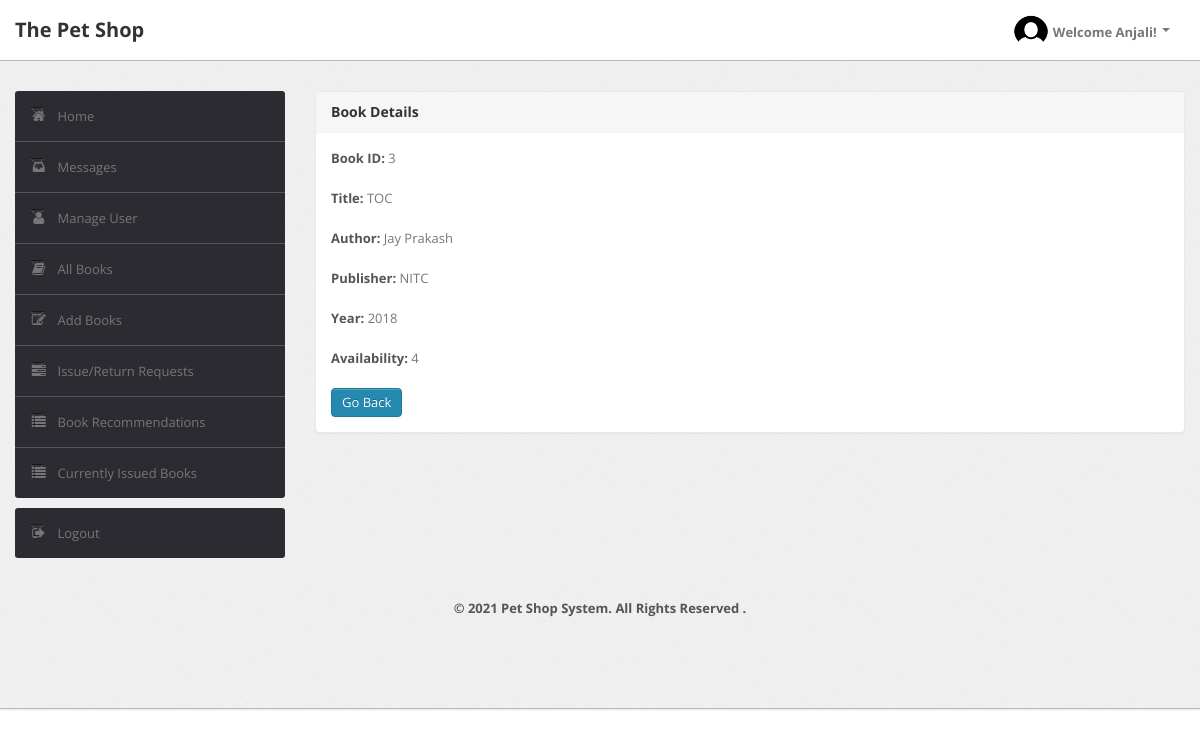
Screenshot of /admin/bookdetails.php?aid=a1&id=3 (signed in) with the database file from the repository.
### tables this page shows
CREATE TABLE `user` (`UserId` varchar(50) NOT NULL, `Name` varchar(50) DEFAULT NULL, `Type` varchar(50) DEFAULT NULL, `EmailId` varchar(50) DEFAULT NULL, `MobNo` bigint(11) DEFAULT NULL, `Password` varchar(50) DEFAULT NULL, PRIMARY KEY (`UserId`), UNIQUE KEY `EmailId` (`EmailId`));

CREATE TABLE `book` (`BookId` int(10) NOT NULL AUTO_INCREMENT, `Title` varchar(50) DEFAULT NULL, `Publisher` varchar(50) DEFAULT NULL, `Year` varchar(50) DEFAULT NULL, `Availability` int(5) DEFAULT NULL, PRIMARY KEY (`BookId`));

CREATE TABLE `author` (`BookId` int(10) NOT NULL, `Author` varchar(50) NOT NULL, PRIMARY KEY (`BookId`,`Author`), CONSTRAINT `author_ibfk_1` FOREIGN KEY (`BookId`) REFERENCES `book` (`BookId`));

### admin/bookdetails.php (the view, shortened to what this page needs)
<?php
    require('dbconn.php');
?>
<?php
    if ($_SESSION['UserId']) {
        $userId=$_GET['aid'];
        $sql="SELECT Name from LMS.user WHERE UserId='$userId'";
        $result=mysqli_query($conn, $sql);
        $row=mysqli_fetch_row($result);
?>
<!DOCTYPE html>
<html lang="en">
    <head>
        <link type="text/css" href="bootstrap/css/bootstrap.min.css" rel="stylesheet">
        <link type="text/css" href="bootstrap/css/bootstrap-responsive.min.css" rel="stylesheet">
        <link type="text/css" href="css/theme.css" rel="stylesheet">
        <link type="text/css" href="images/icons/css/font-awesome.css" rel="stylesheet">
    </head>
    <body>
        <div class="navbar navbar-fixed-top">
            <div class="navbar-inner">
                <div class="container">
                        <a class="brand" href="index.php">The Pet Shop </a>
                    <div class="nav-collapse collapse navbar-inverse-collapse">
                        <ul class="nav pull-right">
                            <li class="nav-user dropdown"><a href="#" class="dropdown-toggle" data-toggle="dropdown">
                                <img src="images/profile.png" class="nav-avatar" />Welcome <?=$row[0]?>!
                                <b class="caret"></b></a>
                            </li>
                        </ul>
                    </div>
                </div>
            </div>
        </div>
        <div class="wrapper">
            <div class="container">
                <div class="row">
                    <div class="span3">
                        <div class="sidebar">
                            <ul class="widget widget-menu unstyled">
                                <li class="active"><a href="index.php?aid=<?=$userId?>"><i class="menu-icon icon-home"></i>Home
                                </a></li>
                                <li><a href="message.php?aid=<?=$userId?>"><i class="menu-icon icon-inbox"></i>Messages</a>
                                </li>
                                <li><a href="user.php?aid=<?=$userId?>"><i class="menu-icon icon-user"></i>Manage User </a>
                                </li>
                                <li><a href="book.php?aid=<?=$userId?>"><i class="menu-icon icon-book"></i>All Books </a></li>
                                <li><a href="addbook.php?aid=<?=$userId?>"><i class="menu-icon icon-edit"></i>Add Books </a></li>
                                <li><a href="requests.php?aid=<?=$userId?>"><i class="menu-icon icon-tasks"></i>Issue/Return Requests </a></li>
                                <li><a href="recommendations.php?aid=<?=$userId?>"><i class="menu-icon icon-list"></i>Book Recommendations </a></li>
                                <li><a href="current.php?aid=<?=$userId?>"><i class="menu-icon icon-list"></i>Currently Issued Books </a></li>
                            </ul>
                            <ul class="widget widget-menu unstyled">
                                <li><a href="logout.php"><i class="menu-icon icon-signout"></i>Logout </a></li>
                            </ul>
                        </div>
                    </div>
                    <div class="span9">
                        <div class="content">
                        <div class="module">
                            <div class="module-head">
                                <h3>Book Details</h3>
                            </div>
                            <div class="module-body">
                                <?php
                                    $x=$_GET['id'];
                                    $sql="select * from LMS.book where BookId='$x'";
                                    $result=$conn->query($sql);
                                    $row=$result->fetch_assoc();
                                        $bookid=$row['BookId'];
                                        $name=$row['Title'];
                                        $publisher=$row['Publisher'];
                                        $year=$row['Year'];
                                        $avail=$row['Availability'];
                                        echo "<b>Book ID:</b> ".$bookid."<br><br>";
                                        echo "<b>Title:</b> ".$name."<br><br>";
                                        $sql1="select * from LMS.author where BookId='$bookid'";
                                        $result=$conn->query($sql1);
                                        echo "<b>Author:</b> ";
                                        while($row1=$result->fetch_assoc())
                                        {
                                            echo $row1['Author']."&nbsp;";
                                        }
                                        echo "<br><br>";
                                        echo "<b>Publisher:</b> ".$publisher."<br><br>";
                                        echo "<b>Year:</b> ".$year."<br><br>";
                                        echo "<b>Availability:</b> ".$avail."<br><br>";
                                    ?>
                            <a href="book.php?aid=<?=$userId?>" class="btn btn-primary">Go Back</a>
                            </div>
                        </div>
                            </div>
                </div>
            </div>
        </div>
<div class="footer">
            <div class="container">
                <center><b class="copyright">&copy; 2021 Pet Shop System. All Rights Reserved .</center>
            </div>
        </div>
    </body>
</html>
<?php
    }
    else {
        echo "<script type='text/javascript'>alert('Access Denied!!!')</script>";
    }
?>

### admin/css/theme.css (style rules this page uses)
body { font-size: 13px; font-family: 'Open Sans', Arial, sans-serif; background: #fff; color: #777 }
h1, h2, h3, h4, h5, h6 { color: #333; margin-top: 0 }
h3 { font-size: 20px }
strong, b { color: #555 }
.wrapper { background: url(../images/bg.png) #eee; border-bottom: 1px solid #bbb; -webkit-box-shadow: 0 1px 2px rgba(0,0,0,0.1); -moz-box-shadow: 0 1px 2px rgba(0,0,0,0.1); box-shadow: 0 1px 2px rgba(0,0,0,0.1); padding: 30px 0 }
.footer { color: #999; padding: 30px 0 60px }
body [class^="icon-"], body [class*=" icon-"] { font-size: 14px; line-height: 20px; height: 20px }
.module { background: #fff; -webkit-border-radius: 3px; -moz-border-radius: 3px; border-radius: 3px; border: 1px solid #ccc; border-bottom-color: #bbb; -webkit-box-shadow: 0 0 1px rgba(0,0,0,0.2); -moz-box-shadow: 0 0 1px rgba(0,0,0,0.2); box-shadow: 0 0 1px rgba(0,0,0,0.2); margin-bottom: 30px }
.navbar { position: static!important; margin: 0!important }
.navbar .navbar-inner { background: #fff; border-bottom: 1px solid #bbb; -webkit-box-shadow: 0 1px 2px rgba(0,0,0,0.15); -moz-box-shadow: 0 1px 2px rgba(0,0,0,0.15); box-shadow: 0 1px 2px rgba(0,0,0,0.15) }
.navbar .brand { color: #333; font-weight: bold; font-size: 20px; margin-right: 20px; padding: 20px }
.navbar .nav>li>a { padding: 20px 15px; font-weight: bold; color: #777 }
.nav-user>a { height: 20px }
.nav-avatar { width: 34px; height: 34px; margin: -7px 5px 0 0; -webkit-border-radius: 50%; -moz-border-radius: 50%; border-radius: 50% }
.btn, .btn-box { -webkit-border-radius: 3px; -moz-border-radius: 3px; border-radius: 3px }
.btn { font-size: 13px; font-weight: 600 }
.btn { display: inline-block; margin-bottom: 0; font-weight: 400; text-align: center; vertical-align: middle; cursor: pointer; background-image: none; border: 1px solid transparent; white-space: nowrap; padding: 4px 10px; font-size: 13px; line-height: 1.42857; border-radius: 4px; -webkit-user-select: none; -moz-user-select: none; -ms-user-select: none; user-select: none }
.btn-primary { color: #fff; background-color: #248aaf; border-color: #20799a }
.widget-menu { background: #fff; -webkit-border-radius: 3px; -moz-border-radius: 3px; border-radius: 3px; overflow: hidden }
.widget-menu a { color: #555; display: block; line-height: 20px; padding: 15px; text-decoration: none!important }
.widget-menu .menu-icon { margin-right: 10px; color: #767676; -webkit-transition: all .2s ease-in-out; -moz-transition: all .2s ease-in-out; transition: all .2s ease-in-out; }
.widget-menu>li+li { border-top: 1px solid #555 }
.widget-menu>li>a { background-color: #2d2b32; color: #767676; -webkit-transition: all .2s ease-in-out; -moz-transition: all .2s ease-in-out; transition: all .2s ease-in-out; }
.module { box-shadow: 0 0 3px rgba(0,0,0,.1); border-color: #e9e9e9; margin-bottom: 20px; background-color: #fff; border-radius: 4px; -webkit-box-shadow: 0 1px 1px rgba(0,0,0,.05); box-shadow: 0 1px 1px rgba(0,0,0,.05); }
.module-head { color: #767676; background-color: #f6f6f6; border-color: #e9e9e9; padding: 10px 15px; border-bottom: 1px solid transparent; border-top-right-radius: 3px; border-top-left-radius: 3px; }
.module-head h3 { font-size: 14px; line-height: 20px; height: 20px; margin: 0 }
.module-body { padding: 15px }

### rows the page displays
user: Name "Anjali"
book: BookId "3", Title "TOC", Publisher "NITC", Year "2018", Availability "4"
author: Author "Jay Prakash"
